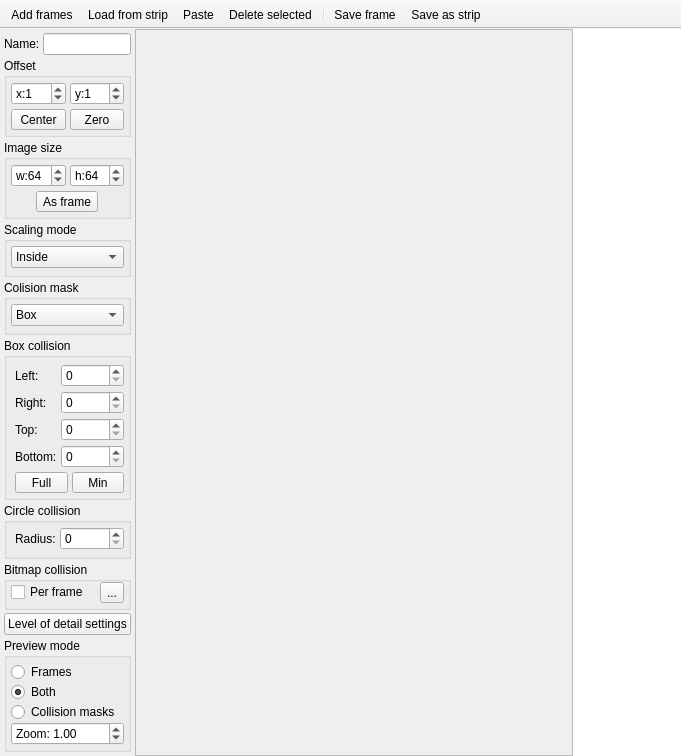
<?xml version="1.0" encoding="UTF-8"?>
<ui version="4.0">
 <class>imagewindow</class>
 <widget class="QMainWindow" name="imagewindow">
  <property name="geometry">
   <rect>
    <x>0</x>
    <y>0</y>
    <width>681</width>
    <height>704</height>
   </rect>
  </property>
  <property name="windowTitle">
   <string>MainWindow</string>
  </property>
  <widget class="QWidget" name="centralwidget">
   <layout class="QHBoxLayout" name="horizontalLayout">
    <property name="spacing">
     <number>0</number>
    </property>
    <property name="margin">
     <number>0</number>
    </property>
    <item>
     <layout class="QVBoxLayout" name="verticalLayout">
      <property name="spacing">
       <number>3</number>
      </property>
      <property name="margin">
       <number>4</number>
      </property>
      <item>
       <layout class="QHBoxLayout" name="horizontalLayout_6">
        <item>
         <widget class="QLabel" name="label_2">
          <property name="sizePolicy">
           <sizepolicy hsizetype="Fixed" vsizetype="Fixed">
            <horstretch>0</horstretch>
            <verstretch>0</verstretch>
           </sizepolicy>
          </property>
          <property name="text">
           <string>Name:</string>
          </property>
         </widget>
        </item>
        <item>
         <widget class="QLineEdit" name="imgName">
          <property name="sizePolicy">
           <sizepolicy hsizetype="Ignored" vsizetype="Fixed">
            <horstretch>0</horstretch>
            <verstretch>0</verstretch>
           </sizepolicy>
          </property>
          <property name="readOnly">
           <bool>true</bool>
          </property>
         </widget>
        </item>
       </layout>
      </item>
      <item>
       <widget class="QGroupBox" name="gbBoxCollision_3">
        <property name="sizePolicy">
         <sizepolicy hsizetype="Preferred" vsizetype="Fixed">
          <horstretch>0</horstretch>
          <verstretch>0</verstretch>
         </sizepolicy>
        </property>
        <property name="title">
         <string>Offset</string>
        </property>
        <layout class="QGridLayout" name="gridLayout">
         <property name="margin">
          <number>4</number>
         </property>
         <property name="spacing">
          <number>4</number>
         </property>
         <item row="0" column="0">
          <widget class="QSpinBox" name="offsetX">
           <property name="sizePolicy">
            <sizepolicy hsizetype="Ignored" vsizetype="Fixed">
             <horstretch>0</horstretch>
             <verstretch>0</verstretch>
            </sizepolicy>
           </property>
           <property name="prefix">
            <string>x:</string>
           </property>
           <property name="minimum">
            <number>0</number>
           </property>
           <property name="maximum">
            <number>65536</number>
           </property>
           <property name="value">
            <number>1</number>
           </property>
          </widget>
         </item>
         <item row="0" column="1">
          <widget class="QSpinBox" name="offsetY">
           <property name="sizePolicy">
            <sizepolicy hsizetype="Ignored" vsizetype="Fixed">
             <horstretch>0</horstretch>
             <verstretch>0</verstretch>
            </sizepolicy>
           </property>
           <property name="prefix">
            <string>y:</string>
           </property>
           <property name="minimum">
            <number>0</number>
           </property>
           <property name="maximum">
            <number>65536</number>
           </property>
           <property name="value">
            <number>1</number>
           </property>
          </widget>
         </item>
         <item row="1" column="0" colspan="2">
          <layout class="QHBoxLayout" name="horizontalLayout_4">
           <item>
            <widget class="QToolButton" name="toolButton_4">
             <property name="sizePolicy">
              <sizepolicy hsizetype="Ignored" vsizetype="Fixed">
               <horstretch>0</horstretch>
               <verstretch>0</verstretch>
              </sizepolicy>
             </property>
             <property name="text">
              <string>Center</string>
             </property>
            </widget>
           </item>
           <item>
            <widget class="QToolButton" name="toolButton_3">
             <property name="sizePolicy">
              <sizepolicy hsizetype="Ignored" vsizetype="Fixed">
               <horstretch>0</horstretch>
               <verstretch>0</verstretch>
              </sizepolicy>
             </property>
             <property name="text">
              <string>Zero</string>
             </property>
            </widget>
           </item>
          </layout>
         </item>
        </layout>
       </widget>
      </item>
      <item>
       <widget class="QGroupBox" name="gbBoxCollision_2">
        <property name="sizePolicy">
         <sizepolicy hsizetype="Preferred" vsizetype="Fixed">
          <horstretch>0</horstretch>
          <verstretch>0</verstretch>
         </sizepolicy>
        </property>
        <property name="title">
         <string>Image size</string>
        </property>
        <layout class="QGridLayout" name="gridLayout_2">
         <property name="margin">
          <number>4</number>
         </property>
         <property name="spacing">
          <number>4</number>
         </property>
         <item row="0" column="0">
          <widget class="QSpinBox" name="imgWidth">
           <property name="sizePolicy">
            <sizepolicy hsizetype="Ignored" vsizetype="Fixed">
             <horstretch>0</horstretch>
             <verstretch>0</verstretch>
            </sizepolicy>
           </property>
           <property name="prefix">
            <string>w:</string>
           </property>
           <property name="minimum">
            <number>0</number>
           </property>
           <property name="maximum">
            <number>65536</number>
           </property>
           <property name="value">
            <number>64</number>
           </property>
          </widget>
         </item>
         <item row="0" column="1">
          <widget class="QSpinBox" name="imgHeight">
           <property name="sizePolicy">
            <sizepolicy hsizetype="Ignored" vsizetype="Fixed">
             <horstretch>0</horstretch>
             <verstretch>0</verstretch>
            </sizepolicy>
           </property>
           <property name="prefix">
            <string>h:</string>
           </property>
           <property name="minimum">
            <number>0</number>
           </property>
           <property name="maximum">
            <number>65536</number>
           </property>
           <property name="value">
            <number>64</number>
           </property>
          </widget>
         </item>
         <item row="1" column="0" colspan="2">
          <layout class="QHBoxLayout" name="horizontalLayout_7">
           <item>
            <widget class="QToolButton" name="toolButton">
             <property name="text">
              <string>As frame</string>
             </property>
            </widget>
           </item>
          </layout>
         </item>
        </layout>
       </widget>
      </item>
      <item>
       <widget class="QGroupBox" name="gbCollisionMode_3">
        <property name="sizePolicy">
         <sizepolicy hsizetype="Preferred" vsizetype="Fixed">
          <horstretch>0</horstretch>
          <verstretch>0</verstretch>
         </sizepolicy>
        </property>
        <property name="title">
         <string>Scaling mode</string>
        </property>
        <layout class="QVBoxLayout" name="verticalLayout_3">
         <property name="spacing">
          <number>0</number>
         </property>
         <property name="leftMargin">
          <number>4</number>
         </property>
         <property name="topMargin">
          <number>4</number>
         </property>
         <property name="rightMargin">
          <number>4</number>
         </property>
         <property name="bottomMargin">
          <number>6</number>
         </property>
         <item>
          <widget class="QComboBox" name="comboBox_scaling">
           <item>
            <property name="text">
             <string>Inside</string>
            </property>
           </item>
           <item>
            <property name="text">
             <string>Fill</string>
            </property>
           </item>
           <item>
            <property name="text">
             <string>Stretch</string>
            </property>
           </item>
          </widget>
         </item>
        </layout>
       </widget>
      </item>
      <item>
       <widget class="QGroupBox" name="gbCollisionMode">
        <property name="sizePolicy">
         <sizepolicy hsizetype="Preferred" vsizetype="Fixed">
          <horstretch>0</horstretch>
          <verstretch>0</verstretch>
         </sizepolicy>
        </property>
        <property name="title">
         <string>Colision mask</string>
        </property>
        <layout class="QVBoxLayout" name="verticalLayout_2">
         <property name="spacing">
          <number>0</number>
         </property>
         <property name="leftMargin">
          <number>4</number>
         </property>
         <property name="topMargin">
          <number>4</number>
         </property>
         <property name="rightMargin">
          <number>4</number>
         </property>
         <property name="bottomMargin">
          <number>6</number>
         </property>
         <item>
          <widget class="QComboBox" name="comboBox">
           <item>
            <property name="text">
             <string>Box</string>
            </property>
           </item>
           <item>
            <property name="text">
             <string>Circle</string>
            </property>
           </item>
           <item>
            <property name="text">
             <string>Bitmap</string>
            </property>
           </item>
           <item>
            <property name="text">
             <string>As frame</string>
            </property>
           </item>
          </widget>
         </item>
        </layout>
       </widget>
      </item>
      <item>
       <widget class="QGroupBox" name="gbBoxCollision">
        <property name="sizePolicy">
         <sizepolicy hsizetype="Preferred" vsizetype="Fixed">
          <horstretch>0</horstretch>
          <verstretch>0</verstretch>
         </sizepolicy>
        </property>
        <property name="title">
         <string>Box collision</string>
        </property>
        <layout class="QFormLayout" name="formLayout">
         <property name="fieldGrowthPolicy">
          <enum>QFormLayout::AllNonFixedFieldsGrow</enum>
         </property>
         <property name="horizontalSpacing">
          <number>4</number>
         </property>
         <property name="verticalSpacing">
          <number>4</number>
         </property>
         <property name="leftMargin">
          <number>8</number>
         </property>
         <property name="topMargin">
          <number>6</number>
         </property>
         <property name="rightMargin">
          <number>4</number>
         </property>
         <property name="bottomMargin">
          <number>4</number>
         </property>
         <item row="0" column="0">
          <widget class="QLabel" name="label">
           <property name="text">
            <string>Left:</string>
           </property>
          </widget>
         </item>
         <item row="0" column="1">
          <widget class="QSpinBox" name="bcLeft">
           <property name="maximum">
            <number>65536</number>
           </property>
          </widget>
         </item>
         <item row="1" column="0">
          <widget class="QLabel" name="label_3">
           <property name="text">
            <string>Right:</string>
           </property>
          </widget>
         </item>
         <item row="1" column="1">
          <widget class="QSpinBox" name="bcRight">
           <property name="maximum">
            <number>65536</number>
           </property>
          </widget>
         </item>
         <item row="2" column="0">
          <widget class="QLabel" name="label_4">
           <property name="text">
            <string>Top:</string>
           </property>
          </widget>
         </item>
         <item row="2" column="1">
          <widget class="QSpinBox" name="bcTop">
           <property name="maximum">
            <number>65536</number>
           </property>
          </widget>
         </item>
         <item row="3" column="0">
          <widget class="QLabel" name="label_5">
           <property name="text">
            <string>Bottom:</string>
           </property>
          </widget>
         </item>
         <item row="3" column="1">
          <widget class="QSpinBox" name="bcBottom">
           <property name="maximum">
            <number>65536</number>
           </property>
          </widget>
         </item>
         <item row="4" column="0" colspan="2">
          <layout class="QHBoxLayout" name="horizontalLayout_3">
           <item>
            <widget class="QToolButton" name="bcFull">
             <property name="sizePolicy">
              <sizepolicy hsizetype="Ignored" vsizetype="Fixed">
               <horstretch>0</horstretch>
               <verstretch>0</verstretch>
              </sizepolicy>
             </property>
             <property name="text">
              <string>Full</string>
             </property>
            </widget>
           </item>
           <item>
            <widget class="QToolButton" name="bcMin">
             <property name="sizePolicy">
              <sizepolicy hsizetype="Ignored" vsizetype="Fixed">
               <horstretch>0</horstretch>
               <verstretch>0</verstretch>
              </sizepolicy>
             </property>
             <property name="text">
              <string>Min</string>
             </property>
            </widget>
           </item>
          </layout>
         </item>
        </layout>
       </widget>
      </item>
      <item>
       <widget class="QGroupBox" name="gbCircleCollision">
        <property name="sizePolicy">
         <sizepolicy hsizetype="Preferred" vsizetype="Fixed">
          <horstretch>0</horstretch>
          <verstretch>0</verstretch>
         </sizepolicy>
        </property>
        <property name="title">
         <string>Circle collision</string>
        </property>
        <layout class="QFormLayout" name="formLayout_2">
         <property name="horizontalSpacing">
          <number>4</number>
         </property>
         <property name="verticalSpacing">
          <number>4</number>
         </property>
         <property name="leftMargin">
          <number>8</number>
         </property>
         <property name="topMargin">
          <number>4</number>
         </property>
         <property name="rightMargin">
          <number>4</number>
         </property>
         <property name="bottomMargin">
          <number>6</number>
         </property>
         <item row="0" column="0">
          <widget class="QLabel" name="label_7">
           <property name="text">
            <string>Radius:</string>
           </property>
          </widget>
         </item>
         <item row="0" column="1">
          <widget class="QSpinBox" name="ccRadius">
           <property name="maximum">
            <number>65536</number>
           </property>
          </widget>
         </item>
        </layout>
       </widget>
      </item>
      <item>
       <widget class="QGroupBox" name="gbBitmapCollision">
        <property name="enabled">
         <bool>true</bool>
        </property>
        <property name="sizePolicy">
         <sizepolicy hsizetype="Preferred" vsizetype="Fixed">
          <horstretch>0</horstretch>
          <verstretch>0</verstretch>
         </sizepolicy>
        </property>
        <property name="title">
         <string>Bitmap collision</string>
        </property>
        <layout class="QHBoxLayout" name="horizontalLayout_5">
         <property name="spacing">
          <number>4</number>
         </property>
         <property name="leftMargin">
          <number>4</number>
         </property>
         <property name="topMargin">
          <number>0</number>
         </property>
         <property name="rightMargin">
          <number>4</number>
         </property>
         <property name="bottomMargin">
          <number>4</number>
         </property>
         <item>
          <widget class="QCheckBox" name="bcPerFrame">
           <property name="text">
            <string>Per frame</string>
           </property>
          </widget>
         </item>
         <item>
          <widget class="QToolButton" name="bcSelectMask">
           <property name="sizePolicy">
            <sizepolicy hsizetype="Fixed" vsizetype="Fixed">
             <horstretch>0</horstretch>
             <verstretch>0</verstretch>
            </sizepolicy>
           </property>
           <property name="text">
            <string>...</string>
           </property>
          </widget>
         </item>
        </layout>
       </widget>
      </item>
      <item>
       <widget class="QPushButton" name="LODsettings">
        <property name="text">
         <string>Level of detail settings</string>
        </property>
       </widget>
      </item>
      <item>
       <spacer name="verticalSpacer">
        <property name="orientation">
         <enum>Qt::Vertical</enum>
        </property>
        <property name="sizeHint" stdset="0">
         <size>
          <width>20</width>
          <height>40</height>
         </size>
        </property>
       </spacer>
      </item>
      <item>
       <widget class="QGroupBox" name="gbCollisionMode_2">
        <property name="sizePolicy">
         <sizepolicy hsizetype="Preferred" vsizetype="Fixed">
          <horstretch>0</horstretch>
          <verstretch>0</verstretch>
         </sizepolicy>
        </property>
        <property name="title">
         <string>Preview mode</string>
        </property>
        <layout class="QVBoxLayout" name="verticalLayout_5">
         <property name="spacing">
          <number>0</number>
         </property>
         <property name="margin">
          <number>4</number>
         </property>
         <item>
          <widget class="QRadioButton" name="pmFrames">
           <property name="text">
            <string>Frames</string>
           </property>
          </widget>
         </item>
         <item>
          <widget class="QRadioButton" name="pmBoth">
           <property name="text">
            <string>Both</string>
           </property>
           <property name="checked">
            <bool>true</bool>
           </property>
          </widget>
         </item>
         <item>
          <widget class="QRadioButton" name="pmMasks">
           <property name="text">
            <string>Collision masks</string>
           </property>
          </widget>
         </item>
         <item>
          <widget class="QDoubleSpinBox" name="pmUnits">
           <property name="prefix">
            <string>Zoom: </string>
           </property>
           <property name="minimum">
            <double>0.250000000000000</double>
           </property>
           <property name="maximum">
            <double>10.000000000000000</double>
           </property>
           <property name="singleStep">
            <double>0.250000000000000</double>
           </property>
           <property name="value">
            <double>1.000000000000000</double>
           </property>
          </widget>
         </item>
        </layout>
       </widget>
      </item>
     </layout>
    </item>
    <item>
     <widget class="QWidget" name="imageWidget" native="true">
      <layout class="QHBoxLayout" name="horizontalLayout_2">
       <property name="spacing">
        <number>0</number>
       </property>
       <property name="margin">
        <number>0</number>
       </property>
       <item>
        <widget class="QFrame" name="previewFrame">
         <property name="sizePolicy">
          <sizepolicy hsizetype="Expanding" vsizetype="Expanding">
           <horstretch>0</horstretch>
           <verstretch>0</verstretch>
          </sizepolicy>
         </property>
         <property name="frameShape">
          <enum>QFrame::StyledPanel</enum>
         </property>
         <property name="frameShadow">
          <enum>QFrame::Plain</enum>
         </property>
         <property name="alphaChannel" stdset="0">
          <bool>true</bool>
         </property>
        </widget>
       </item>
       <item>
        <widget class="QListView" name="listWidget">
         <property name="minimumSize">
          <size>
           <width>108</width>
           <height>0</height>
          </size>
         </property>
         <property name="maximumSize">
          <size>
           <width>108</width>
           <height>16777215</height>
          </size>
         </property>
         <property name="frameShape">
          <enum>QFrame::NoFrame</enum>
         </property>
         <property name="lineWidth">
          <number>0</number>
         </property>
         <property name="editTriggers">
          <set>QAbstractItemView::NoEditTriggers</set>
         </property>
         <property name="dragEnabled">
          <bool>true</bool>
         </property>
         <property name="dragDropMode">
          <enum>QAbstractItemView::DragDrop</enum>
         </property>
         <property name="defaultDropAction">
          <enum>Qt::ActionMask</enum>
         </property>
         <property name="iconSize">
          <size>
           <width>64</width>
           <height>64</height>
          </size>
         </property>
         <property name="verticalScrollMode">
          <enum>QAbstractItemView::ScrollPerPixel</enum>
         </property>
         <property name="horizontalScrollMode">
          <enum>QAbstractItemView::ScrollPerPixel</enum>
         </property>
        </widget>
       </item>
      </layout>
     </widget>
    </item>
   </layout>
  </widget>
  <widget class="QToolBar" name="toolBar">
   <property name="contextMenuPolicy">
    <enum>Qt::NoContextMenu</enum>
   </property>
   <property name="windowTitle">
    <string>toolBar</string>
   </property>
   <property name="movable">
    <bool>false</bool>
   </property>
   <property name="allowedAreas">
    <set>Qt::TopToolBarArea</set>
   </property>
   <property name="iconSize">
    <size>
     <width>16</width>
     <height>16</height>
    </size>
   </property>
   <property name="toolButtonStyle">
    <enum>Qt::ToolButtonTextBesideIcon</enum>
   </property>
   <attribute name="toolBarArea">
    <enum>TopToolBarArea</enum>
   </attribute>
   <attribute name="toolBarBreak">
    <bool>false</bool>
   </attribute>
   <addaction name="actionLoad_images"/>
   <addaction name="actionLoad_from_strip"/>
   <addaction name="actionPaste"/>
   <addaction name="actionDelete_selected"/>
   <addaction name="separator"/>
   <addaction name="actionSave_frame"/>
   <addaction name="actionSave_as_strip"/>
  </widget>
  <action name="actionDelete_selected">
   <property name="icon">
    <iconset resource="resources.qrc">
     <normaloff>:/resources/RES/ffficons/delete.png</normaloff>:/resources/RES/ffficons/delete.png</iconset>
   </property>
   <property name="text">
    <string>Delete selected</string>
   </property>
   <property name="shortcut">
    <string>Del</string>
   </property>
  </action>
  <action name="actionLoad_images">
   <property name="icon">
    <iconset resource="resources.qrc">
     <normaloff>:/resources/RES/ffficons/add.png</normaloff>:/resources/RES/ffficons/add.png</iconset>
   </property>
   <property name="text">
    <string>Add frames</string>
   </property>
   <property name="toolTip">
    <string>Add frames</string>
   </property>
   <property name="shortcut">
    <string>Ins</string>
   </property>
  </action>
  <action name="actionSave_frame">
   <property name="icon">
    <iconset resource="resources.qrc">
     <normaloff>:/resources/RES/ffficons/disk.png</normaloff>:/resources/RES/ffficons/disk.png</iconset>
   </property>
   <property name="text">
    <string>Save frame</string>
   </property>
  </action>
  <action name="actionSave_as_strip">
   <property name="icon">
    <iconset resource="resources.qrc">
     <normaloff>:/resources/RES/ffficons/disk_multiple.png</normaloff>:/resources/RES/ffficons/disk_multiple.png</iconset>
   </property>
   <property name="text">
    <string>Save as strip</string>
   </property>
  </action>
  <action name="actionLoad_from_strip">
   <property name="icon">
    <iconset resource="resources.qrc">
     <normaloff>:/resources/RES/ffficons/pictures.png</normaloff>:/resources/RES/ffficons/pictures.png</iconset>
   </property>
   <property name="text">
    <string>Load from strip</string>
   </property>
  </action>
  <action name="actionPaste">
   <property name="icon">
    <iconset resource="resources.qrc">
     <normaloff>:/resources/RES/ffficons/page_white_paste.png</normaloff>:/resources/RES/ffficons/page_white_paste.png</iconset>
   </property>
   <property name="text">
    <string>Paste</string>
   </property>
   <property name="toolTip">
    <string>Pastes copied image</string>
   </property>
   <property name="shortcut">
    <string>Ctrl+V</string>
   </property>
  </action>
 </widget>
 <resources>
  <include location="resources.qrc"/>
 </resources>
 <connections/>
 <slots>
  <slot>resort(QModelIndexList)</slot>
 </slots>
</ui>
